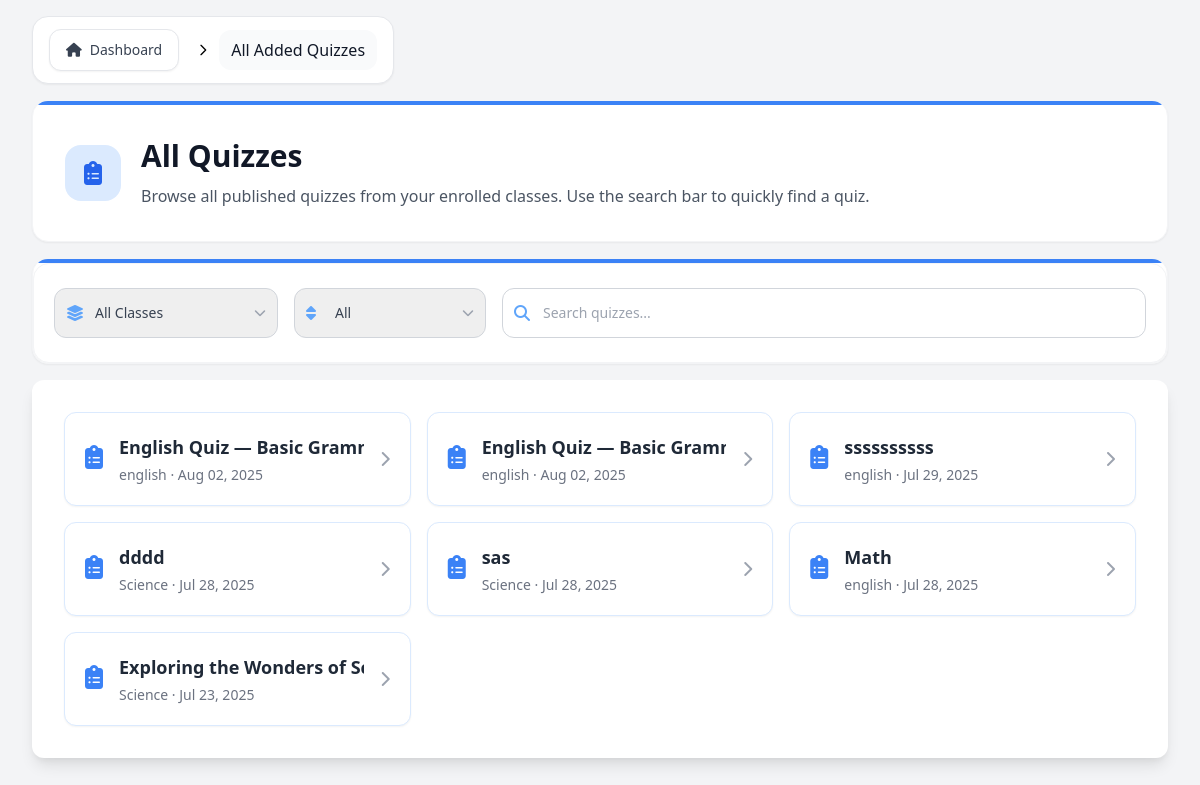
The page /Students/Contents/Pages/dashboardAllQuizzes.php (signed in) on the database its author committed.
### tables this page shows
CREATE TABLE `quizzes_tb` (
  `quiz_id` int(11) NOT NULL,
  `class_id` int(11) NOT NULL,
  `th_id` varchar(255) NOT NULL,
  `quiz_title` varchar(255) NOT NULL,
  `quiz_description` text DEFAULT NULL,
  `quiz_topic` varchar(255) DEFAULT NULL,
  `time_limit` int(11) NOT NULL DEFAULT 30,
  `points_per_question` int(11) NOT NULL DEFAULT 1,
  `shuffle_questions` tinyint(1) NOT NULL DEFAULT 0,
  `show_results` tinyint(1) NOT NULL DEFAULT 1,
  `allow_retakes` tinyint(1) NOT NULL DEFAULT 0,
  `status` enum('draft','published','archived') NOT NULL DEFAULT 'draft',
  `created_at` timestamp NOT NULL DEFAULT current_timestamp(),
  `updated_at` timestamp NOT NULL DEFAULT current_timestamp() ON UPDATE current_timestamp(),
  `parent_quiz_id` int(11) DEFAULT NULL,
  `quiz_type` varchar(50) DEFAULT 'manual'
);

CREATE TABLE `teacher_classes_tb` (
  `class_id` int(11) NOT NULL,
  `th_id` varchar(255) NOT NULL,
  `class_name` varchar(255) NOT NULL,
  `class_code` varchar(10) NOT NULL,
  `class_description` text DEFAULT NULL,
  `grade_level` varchar(20) NOT NULL,
  `strand` varchar(50) DEFAULT NULL,
  `status` enum('active','inactive','archived') NOT NULL DEFAULT 'active',
  `created_at` timestamp NOT NULL DEFAULT current_timestamp(),
  `updated_at` timestamp NOT NULL DEFAULT current_timestamp() ON UPDATE current_timestamp()
);

### Students/Functions/studentDashboardFunction.php (called while the page is built, shortened)
<?php
include_once '../../../Connection/conn.php';
$user_email = $_SESSION['user_email'];
$studentId = null;
$query = "SELECT st_id FROM students_profiles_tb WHERE st_email = ?";
$stmt = $conn->prepare($query);
$stmt->bind_param("s", $user_email);
$stmt->execute();
$result = $stmt->get_result();
if ($result->num_rows > 0) {
    $row = $result->fetch_assoc();
    $studentId = $row['st_id'];
}
function getSubjectFromClassName($className) {
    $classNameLower = strtolower($className);
    $subjectKeywords = [
        'english' => 'English',
        'math' => 'Math',
        'science' => 'Science',
        'history' => 'History',
        'arts' => 'Arts',
        'pe' => 'PE',
        'ict' => 'ICT',
        'home economics' => 'Home Economics',
    ];
    foreach ($subjectKeywords as $keyword => $subject) {
        if (strpos($classNameLower, $keyword) !== false) {
            return $subject;
        }
    }
    return 'Default';
}
$enrolledClasses = [];
if ($studentId) {
    $classQuery = "SELECT
                       tc.*,
                       (SELECT COUNT(DISTINCT ce.st_id) FROM class_enrollments_tb ce WHERE ce.class_id = tc.class_id AND ce.status = 'active') AS student_count,
                       (SELECT COUNT(q.quiz_id) FROM quizzes_tb q WHERE q.class_id = tc.class_id AND q.status = 'published') AS quiz_count
                   FROM teacher_classes_tb tc
                   INNER JOIN class_enrollments_tb ce_main ON tc.class_id = ce_main.class_id
                   WHERE ce_main.st_id = ? AND tc.status = 'active'
                   ORDER BY tc.created_at DESC";
    $classStmt = $conn->prepare($classQuery);
    $classStmt->bind_param("s", $studentId);
    $classStmt->execute();
    $classResult = $classStmt->get_result();
    while ($class = $classResult->fetch_assoc()) {
        $class['class_subject'] = getSubjectFromClassName($class['class_name']);
        $enrolledClasses[] = $class;
    }
}
if ($studentId) {
    $classIds = [];
    foreach ($enrolledClasses as $class) {
        $classIds[] = $class['class_id'];
    }
    if (!empty($classIds)) {
        $classIdsStr = implode(',', array_map('intval', $classIds));
    }
}
if (!empty($classIds)) {
    $quizQuery = "SELECT q.quiz_id, q.quiz_title, q.class_id, q.created_at, tc.class_name
                  FROM quizzes_tb q
                  JOIN teacher_classes_tb tc ON q.class_id = tc.class_id
                  WHERE q.class_id IN ($classIdsStr) AND q.status = 'published'
                  ORDER BY q.created_at DESC
                  LIMIT 5";
    $quizResult = $conn->query($quizQuery);
}
?>

### Students/Contents/Dashboard/dashboardQuizzesIncludes/dashboardQuizzesList.php (the view, shortened to what this page needs)
<div class="bg-white shadow-lg rounded-xl p-6 sm:p-8">
    <?php if ($totalItems): ?>
        <ul id="quizList" class="grid grid-cols-1 sm:grid-cols-2 lg:grid-cols-3 gap-4">
            <?php
            foreach ($paginatedQuizzes as $quiz):
            ?>
                <li>
                    <a href="../Pages/classDetails.php?class_id=<?php echo $quiz['class_id']; ?>#quiz-<?php echo $quiz['quiz_id']; ?>"
                        class="quiz-card flex items-center gap-4 bg-white hover:bg-gray-100 rounded-xl p-5 transition-all duration-200 ease-in-out group border border-blue-100 shadow-sm h-full">
                        <div class="flex-shrink-0">
                            <i class="fas fa-clipboard-list text-blue-500 text-2xl"></i>
                        </div>
                        <div class="flex-1 min-w-0">
                            <div class="text-lg font-semibold text-gray-800 group-hover:text-blue-700 transition-colors duration-200 truncate flex items-center gap-2">
                                <?php echo htmlspecialchars($quiz['quiz_title']); ?>
                            </div>
                            <div class="text-sm text-gray-500 mt-1 truncate">
                                <?php echo htmlspecialchars($quiz['class_name']); ?> &middot; <?php echo date('M d, Y', strtotime($quiz['created_at'])); ?>
                            </div>
                        </div>
                        <i class="fas fa-chevron-right text-gray-400 group-hover:text-blue-600 transition-colors duration-200 ml-auto"></i>
                    </a>
                </li>
            <?php endforeach; ?>
        </ul>
</div>
<?php endif; ?>

### Students/Contents/Pages/dashboardAllQuizzes.php (shortened to what this page needs)
<?php
include '../../Functions/studentDashboardFunction.php';
$allQuizzes = [];
if (!empty($classIds)) {
    $quizQuery = "SELECT q.quiz_id, q.quiz_title, q.class_id, q.created_at, tc.class_name
                  FROM quizzes_tb q
                  JOIN teacher_classes_tb tc ON q.class_id = tc.class_id
                  WHERE q.class_id IN ($classIdsStr) AND q.status = 'published'
                  ORDER BY q.created_at DESC";
    $quizResult = $conn->query($quizQuery);
    while ($quiz = $quizResult->fetch_assoc()) {
        $allQuizzes[] = $quiz;
    }
}
$classFilter = isset($_GET['class_id_filter']) ? $_GET['class_id_filter'] : '';
$sort = isset($_GET['sort']) ? $_GET['sort'] : '';
$itemsPerPage = 15;
$totalItems = count($allQuizzes);
$page = isset($_GET['page']) ? max(1, intval($_GET['page'])) : 1;
$startIndex = ($page - 1) * $itemsPerPage;
$paginatedQuizzes = array_slice($allQuizzes, $startIndex, $itemsPerPage);
?>
<!DOCTYPE html>
<html>
<head>
    <link href="https://cdn.jsdelivr.net/npm/tailwindcss@2.2.19/dist/tailwind.min.css" rel="stylesheet">
    <link rel="stylesheet" href="https://cdnjs.cloudflare.com/ajax/libs/font-awesome/6.4.2/css/all.min.css">
</head>
<body class="bg-gray-100 min-h-screen font-sans antialiased">
    <div class="max-w-8xl mx-auto py-4 px-4 sm:px-6 lg:px-8">
        <?php include "../Dashboard/dashboardQuizzesIncludes/dashboardQuizzesBreadcrumb.php" ?>
        <?php include "../Dashboard/dashboardQuizzesIncludes/dashboardQuizzesHeader.php" ?>
        <?php include "../Dashboard/dashboardQuizzesIncludes/dashboardQuizzesSearchFilter.php" ?>
        <?php include "../Dashboard/dashboardQuizzesIncludes/dashboardQuizzesList.php" ?>
    </div>
</body>
</html>

### Students/Contents/Dashboard/dashboardQuizzesIncludes/dashboardQuizzesBreadcrumb.php
<nav class="flex mb-4" aria-label="Breadcrumb">
    <div class="bg-white backdrop-blur-sm rounded-2xl border border-gray-100/60 shadow-sm px-4 py-3">
        <ol class="inline-flex items-center space-x-1 md:space-x-2">
            <li>
                <div class="flex items-center space-x-3">
                    <a href="../Dashboard/studentDashboard.php" class="bg-white hover:bg-gray-50 text-gray-700 px-4 py-2.5 rounded-xl flex items-center text-sm font-medium transition-all duration-200 shadow-sm hover:shadow-md border border-gray-400/50">
                        <i class="fas fa-home mr-2"></i> Dashboard
                    </a>
                </div>
            </li>
            <li>
                <div class="flex items-center">
                    <svg class="w-4 h-4 text-black mx-2" fill="none" stroke="currentColor" viewBox="0 0 24 24">
                        <path stroke-linecap="round" stroke-linejoin="round" stroke-width="2" d="M9 5l7 7-7 7"></path>
                    </svg>
                    <span class="px-3 py-2 text-gray-900 font-medium bg-gray-50 rounded-xl">
                        All Added Quizzes
                    </span>
                </div>
            </li>
        </ol>
    </div>
</nav>

### Students/Contents/Dashboard/dashboardQuizzesIncludes/dashboardQuizzesHeader.php
<div class="bg-white rounded-2xl shadow-sm border border-gray-100 mb-4 overflow-hidden">
    <div class="h-1 bg-blue-500"></div>
    <div class="p-8">
        <div class="flex items-center gap-5">
            <div class="flex-shrink-0 w-14 h-14 rounded-2xl bg-blue-100 flex items-center justify-center">
                <i class="fas fa-clipboard-list text-2xl text-blue-600"></i>
            </div>
            <div class="min-w-0 flex-1">
                <h1 class="text-3xl font-semibold text-gray-900 mb-2 leading-tight">
                    All Quizzes
                </h1>
                <p class="text-gray-600 text-base leading-relaxed">
                    Browse all published quizzes from your enrolled classes. Use the search bar to quickly find a quiz.
                </p>
            </div>
        </div>
    </div>
</div>

### Students/Contents/Dashboard/dashboardQuizzesIncludes/dashboardQuizzesSearchFilter.php (shortened to what this page needs)
<div class="bg-white rounded-2xl shadow-sm border border-gray-100 mb-4 overflow-hidden">
    <div class="h-1 bg-blue-500"></div>
    <form id="filterForm" method="get" class="flex flex-col md:flex-row gap-3 md:gap-4 items-stretch bg-white rounded-2xl shadow-sm px-5 py-6 border border-gray-100">
        <div class="relative w-full md:w-56 flex items-center">
            <span class="absolute left-3 inset-y-0 flex items-center pointer-events-none">
            </span>
            <select name="class_id_filter" id="class_id_filter"
                class="block w-full pl-10 pr-9 py-2.5 rounded-xl border border-gray-300 text-sm transition appearance-none text-gray-700 font-medium"
                style="height: 50px;"
                onchange="document.getElementById('filterForm').submit()">
                <option value="all" <?php if ($classFilter == '' || $classFilter == 'all') echo 'selected'; ?>>All Classes</option>
            </select>
            <span class="absolute right-3 inset-y-0 flex items-center pointer-events-none">
            </span>
        </div>
        <div class="relative w-full md:w-48 flex items-center">
            <span class="absolute left-3 inset-y-0 flex items-center pointer-events-none">
            </span>
            <select name="sort" id="sortQuizzes"
                class="block w-full pl-10 pr-9 py-2.5 rounded-xl border border-gray-300 text-sm transition appearance-none text-gray-700 font-medium"
                style="height: 50px;"
                onchange="document.getElementById('filterForm').submit()">
                <option value="all" <?php if ($sort == '' || $sort == 'all') echo 'selected'; ?>>All</option>
            </select>
            <span class="absolute right-3 inset-y-0 flex items-center pointer-events-none">
            </span>
        </div>
        <div class="relative flex-1 flex items-center">
            <span class="absolute left-3 inset-y-0 flex items-center pointer-events-none">
            </span>
            <input type="text" id="quizSearch" placeholder="Search quizzes..." autocomplete="off"
                class="block w-full pl-10 pr-4 py-2.5 rounded-xl border border-gray-300 text-sm transition font-medium"
                style="height: 50px;"
            />
        </div>
    </form>
</div>

### Students/Contents/Pages/dashboardAllQuizzes.php (style rules this page uses)
.quiz-card { transition: box-shadow 0.2s, transform 0.2s; }

### rows shown on the page
quizzes_tb: quiz_title "English Quiz — Basic Gra…", class.class_name "english", created_at "Aug 02, 2025"
quizzes_tb: quiz_title "English Quiz — Basic Gra…", class.class_name "english", created_at "Aug 02, 2025"
quizzes_tb: quiz_title "ssssssssss", class.class_name "english", created_at "Jul 29, 2025"
quizzes_tb: quiz_title "dddd", class.class_name "Science", created_at "Jul 28, 2025"
quizzes_tb: quiz_title "sas", class.class_name "Science", created_at "Jul 28, 2025"
quizzes_tb: quiz_title "Math", class.class_name "english", created_at "Jul 28, 2025"
quizzes_tb: quiz_title "Exploring the Wonders of…", class.class_name "Science", created_at "Jul 23, 2025"
